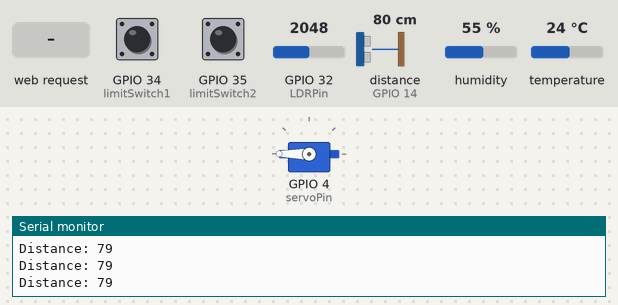
Recording of a sketch running on a simulated ESP32. Shown: servo, the last lines printed to the serial monitor. Wiring (inferred from the names in the program): ultrasonic range finder: trigger GPIO 13; echo GPIO 14. Inputs (shaded band) come from the test bench; at power-on: GPIO 32 (LDRPin) = 2048, GPIO 34 (limitSwitch1) HIGH, GPIO 35 (limitSwitch2) HIGH, distance to the obstacle (sensor on GPIO 14) 80 cm, humidity 55 %, temperature 24 °C (analog values on the 0–4095 scale). The echo pulse lasts 58.3 µs per cm.

Above: at 1.2 s.
1.3 s: GPIO 32 (LDRPin) set to 3040
9.1 s: HTTP request GET /switch received
At 12.5 s:
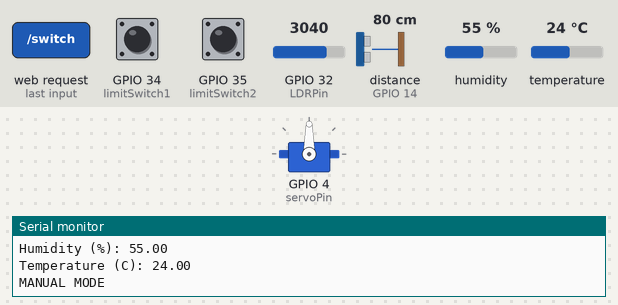
13.5 s: HTTP request GET /open received
At 15.1 s:
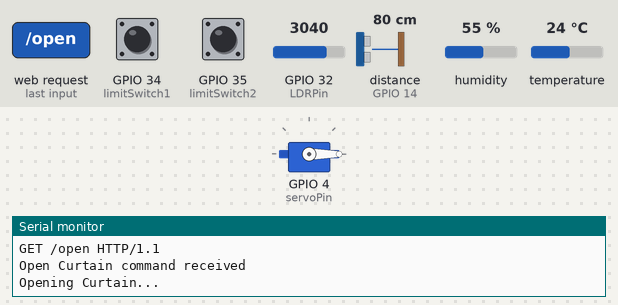
17.2 s: HTTP request GET /close received
At 18.0 s:
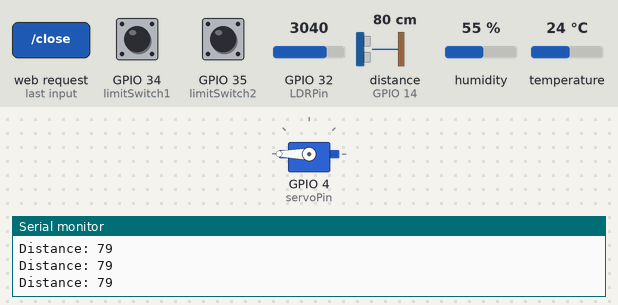
Timing chart, 0 to 20.7 s (numbered marks = the images above; inputs shaded):
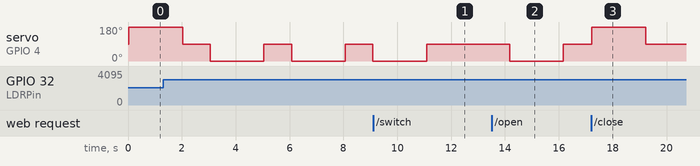

Measured:
- after the input at 9.1 s, servo on GPIO 4 (servoPin): goes on until 11.1 s, then stays 90°
- after the input at 13.5 s, servo on GPIO 4 (servoPin): 90° → 0° after 0.67 s, → 90° 2.0 s later
- after the input at 17.2 s, servo on GPIO 4 (servoPin): 90° → 180° at once, → 90° 2.0 s later
- by itself, servo on GPIO 4 (servoPin): alternates 90° for 1.0 s and 0° for 2.0 s

The sketch:

smartcurtaincontroller.ino
```cpp
#include <Arduino.h>
#include <WiFi.h>
#include <WiFiClient.h>
#include <String.h>

// Replace with your network credentials
const char* ssid     = "SmartCurtain";
const char* password = "12345678";
// Set web server port number to 80
WiFiServer server(80);

const int LDRPin = 32;
int LDRValue;

// DHT11 CODE (Temperature and Humidity Sensor)
#include <dht11.h> // Include the dht11 library
const int DHT11PIN = 33; // Set DHT11 to Analog Pin 1
dht11 DHT11; // variable for dht11

// SERVO MOTOR CODE
#include <ESP32Servo.h>  // Include the servo motor library
Servo servo;             // Create the servo object
int servoPin = 4;

// (HC-SR04 MODULE) ULTRASONIC DISTANCE SENSOR CODE
int trigPin = 13; // Set Trigger to Digital Pin 13
int echoPin = 14; // Set Echo to Digital Pin 14
int distance; // to store the value of distance

// LIMIT SWITCH CODE
int limitSwitch1 = 34;
int limitSwitch2 = 35;
int switchValue1;
int switchValue2;

enum Mode { MANUAL, AUTOMATIC };
Mode currentMode = AUTOMATIC;

void setup() {
  Serial.begin(921600);
  WiFi.softAP(ssid, password);
  server.begin();
  Serial.println("Access Point started");
  Serial.print("IP address: ");
  Serial.println(WiFi.softAPIP());

  // (HC-SR04 MODULE) ULTRASONIC DISTANCE SENSOR CODE
  pinMode(trigPin, OUTPUT);  //sets pin as OUTPUT
  pinMode(echoPin, INPUT);   //sets pin as INPUT

  pinMode(LDRPin, INPUT);  // Set Photoresistor analog pin as INPUT

  servo.attach(servoPin);  // Attach the servo to digital pin 4
  servo.write(90);         // Set servo to stay still

  // Set analog read resolution and attenuation for ESP32
  analogReadResolution(12); // 12-bit resolution (0-4095)
  analogSetAttenuation(ADC_11db); // 0-3.3V range

  // Setup limit switch pins
  pinMode(limitSwitch1, INPUT_PULLUP);
  pinMode(limitSwitch2, INPUT_PULLUP);
}

void loop() {
  // ANDROID APP CONNECTION AND CONTROL
  WiFiClient client = server.available();
  if (client) {
    String request = "";
    while (client.connected()) {
      if (client.available()) {
        char c = client.read();
        request += c;
        if (c == '\r') {
          // End of line reached, check if next character is newline

          Serial.println(request);  // full HTTP command line including GET  and HTTP 1

          // Extract command from request string
          int start = request.indexOf("GET /") + 5;
          int end = request.indexOf("HTTP/");
          String command = request.substring(start, end);

          // Purify the command
          command.replace("\n", "");
          command.replace("\r", "");
          command.replace(" ", ""); // removes all space characters
          command.replace("\t", ""); // removes all tab characters
          command.trim();

          // Handle commands
          if (command.equals("open")) {
              Serial.println("Open Curtain command received");
              openCurtain();
          } else if (command.equals("close")) {
              Serial.println("Close Curtain command received");
              closeCurtain();
          } else if (command.equals("switch")) {
              if (currentMode == AUTOMATIC) {
                  currentMode = MANUAL;
                  Serial.println("Set to Manual Mode");
              } else {
                  currentMode = AUTOMATIC;
                  Serial.println("Set to Automatic Mode");
              }
          }

          if (client.peek() == '\n') {
            // Read temperature, humidity, and light values
            int checkDht11Value = DHT11.read(DHT11PIN);
            int temperature = DHT11.temperature;
            int humidity = DHT11.humidity;
            int lightValue = analogRead(LDRPin);

            // Create a response message that includes the sensor data in JSON format
            String responseMessage = "{";
            responseMessage += "\"temperature\":" + String(temperature) + ",";
            responseMessage += "\"humidity\":" + String(humidity) + ",";
            responseMessage += "\"lightValue\":" + String(lightValue);
            responseMessage += "}";

            client.println("HTTP/1.1 200 OK");
            client.println("Content-type:application/json");
            client.println();
            client.println(responseMessage);
            break;
          }
        }
      }
    }
  }

  // Print sensor values to the Serial Monitor for debugging
  LDRValue = analogRead(LDRPin);
  Serial.print("Light Resistance: ");
  Serial.println(LDRValue);

  int checkDht11Value = DHT11.read(DHT11PIN);
  Serial.print("Humidity (%): ");
  Serial.println((float)DHT11.humidity, 2);
  Serial.print("Temperature (C): ");
  Serial.println((float)DHT11.temperature, 2);

  if (currentMode == MANUAL) {
    Serial.println("MANUAL MODE");
    // In manual mode, do nothing to the servo in the loop
  } else {
    Serial.println("AUTOMATIC MODE");
    if (LDRValue >= 3000) {  // Dark condition
      Serial.println("Dark detected, opening curtain");
      openCurtain();
    } else if (LDRValue < 3000) {  // Light condition
      Serial.println("Light detected, closing curtain");
      closeCurtain();
    } else {
      Serial.println("Invalid LDR value");
    }
  }

  delay(1000); // Add a delay to make the output readable
}

void openCurtain() {
  Serial.println("Opening Curtain...");
  servo.write(0);
  unsigned long startTime = millis();
  while (millis() - startTime < 2000) { // Adjust this delay to ensure the curtain fully opens
    switchValue1 = digitalRead(limitSwitch1);
    switchValue2 = digitalRead(limitSwitch2);
    if (switchValue1 == LOW || switchValue2 == LOW) {
      Serial.println("Limit switch pressed, stopping curtain");
      break;
    }
  }
  servo.write(90);
}

void closeCurtain() {
  Serial.println("Closing Curtain...");
  servo.write(180);
  unsigned long startTime = millis();
  while (millis() - startTime < 2000) { // Adjust this delay to ensure the curtain fully closes
    distance = getDistance();
    Serial.print("Distance: ");
    Serial.println(distance);
    if (distance < 14) { // if distance is under 14 it will stop the servo
      Serial.println("Stop Servo, object detected");
      break;
    }
  }
  servo.write(90);
}

// HC-SR04 Ultrasonic Distance Sensor Function
int getDistance() {
  //sends out a trigger sound
  digitalWrite(trigPin, LOW);
  delayMicroseconds(10);
  digitalWrite(trigPin, HIGH);
  delayMicroseconds(10);
  digitalWrite(trigPin, LOW);
  //returns the received echo in centimeter
  return pulseIn(echoPin, HIGH) * 0.034 / 2;
}
```
